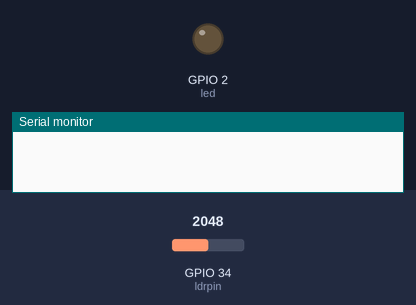
This sketch was run on a simulated ESP32. Parts: output pins drawn as LEDs (lit = HIGH), the last lines printed to the serial monitor. The inputs (shaded band) are chosen by the test bench; at power-on: GPIO 34 (ldrpin) = 2048. WiFi joins after 1.5 s; servers stay silent unless stated.

Above: at 3.0 s.
3.1 s: GPIO 34 (ldrpin) set to 3439
13.3 s: GPIO 34 (ldrpin) set to 3568
At 17.9 s:
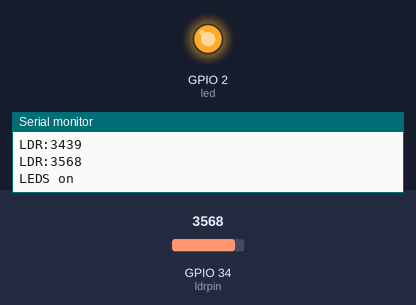
18.3 s: GPIO 34 (ldrpin) set to 3460
At 22.9 s:
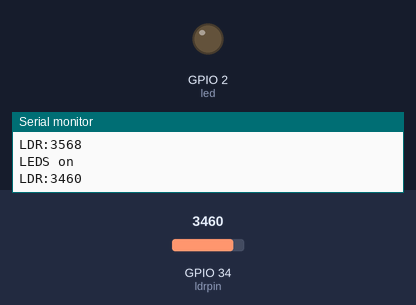
23.3 s: GPIO 34 (ldrpin) set to 3540
At 27.9 s:
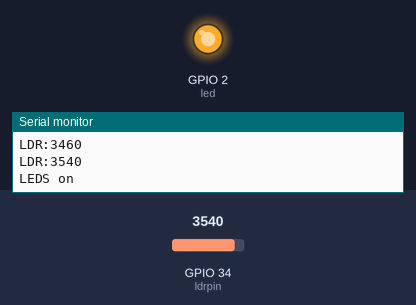
Timing chart, 0 to 29.3 s (numbered marks = the images above; inputs shaded):
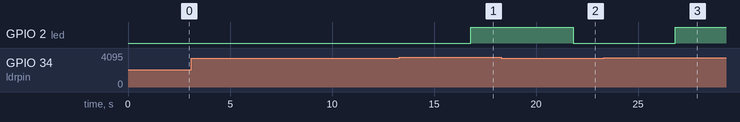

The sketch:

ldr_with_alert_message_blynk_app_iot.ino
```cpp
#define BLYNK_TEMPLATE_ID "TMPL3yU5__Pfn"
#define BLYNK_TEMPLATE_NAME "LDR alert message"
#define BLYNK_AUTH_TOKEN "H5jSIZHD3WUbPPM_MoOkjB71Izz-da_T"

#define BLYNK_PRINT Serial
#include <WiFi.h>
#include <BlynkSimpleEsp32.h>


char auth[] = BLYNK_AUTH_TOKEN;

char ssid[] = "projectpulse";  // type your wifi name
char pass[] = "hailucky123";  // type your wifi password
int led=2;

#define ldrpin 34
BlynkTimer timer;
int flag=0;
void sendSensor(){
   int ldrvalue = analogRead(ldrpin);
   Serial.print("LDR:");
   Serial.println(ldrvalue);
   Blynk.virtualWrite(V0, ldrvalue);
  if (ldrvalue>3500 && flag==0) {
    Serial.println("LEDS on");
    Blynk.logEvent("ldr_alert_message","leds on");
    digitalWrite(led,HIGH);

    flag=1;
  }
  else if (ldrvalue<=3500)
  {
    flag=0;
    digitalWrite(led,LOW);
  }

}

void setup(){
  pinMode(ldrpin, INPUT);
  pinMode(led,OUTPUT);
  Serial.begin(115200);
  Blynk.begin(auth, ssid, pass);
  timer.setInterval(5000L, sendSensor);
}

void loop(){
  Blynk.run();
  timer.run();
}
```

Measured:
- the behaviour switches between 3500 and 3501 on GPIO 34 (ldrpin) (found by bisection; images 0 and 1)
- after the input at 13.3 s, GPIO 2 (led): LOW → HIGH after 3.5 s
- after the input at 18.3 s, GPIO 2 (led): HIGH → LOW after 3.5 s
- after the input at 23.3 s, GPIO 2 (led): LOW → HIGH after 3.5 s
